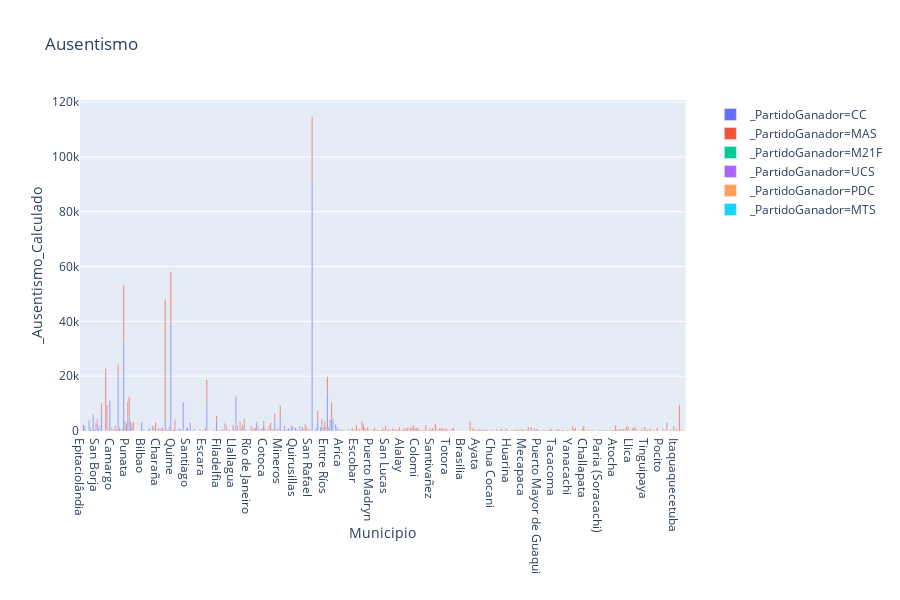

Write notebook code for a chart like this one.
### Markdown cell above
## Ausentismo por municipio y partido ganador

### Code cell
configure_plotly_browser_state()
fig = px.bar(df_ausentismo_calculado, x="Municipio", y="_Ausentismo_Calculado", title="Ausentismo", color='_PartidoGanador')
fig.show()

### Figure 1 — Plotly figure (JSON) as saved in the notebook; plotly's stock layout.template omitted (floating-point values rounded to 4 significant figures; data arrays with more than 128 entries replaced by an {"elided": "..."} marker saying what was removed)
{"data": [{"textposition": "auto", "hovertemplate": "_PartidoGanador=CC<br>Municipio=%{x}<br>_Ausentismo_Calculado=%{y}", "showlegend": true, "legendgroup": "_PartidoGanador=CC", "name": "_PartidoGanador=CC", "yaxis": "y", "y": {"elided": "191 int values"}, "hoverlabel": {"namelength": 0}, "offsetgroup": "_PartidoGanador=CC", "xaxis": "x", "marker": {"color": "#636efa"}, "x": {"elided": "191 str values"}, "alignmentgroup": "True", "type": "bar", "orientation": "v"}, {"textposition": "auto", "hovertemplate": "_PartidoGanador=MAS<br>Municipio=%{x}<br>_Ausentismo_Calculado=%{y}", "showlegend": true, "legendgroup": "_PartidoGanador=MAS", "name": "_PartidoGanador=MAS", "yaxis": "y", "y": {"elided": "400 int values"}, "hoverlabel": {"namelength": 0}, "offsetgroup": "_PartidoGanador=MAS", "xaxis": "x", "marker": {"color": "#EF553B"}, "x": {"elided": "400 str values"}, "alignmentgroup": "True", "type": "bar", "orientation": "v"}, {"textposition": "auto", "hovertemplate": "_PartidoGanador=M21F<br>Municipio=%{x}<br>_Ausentismo_Calculado=%{y}", "showlegend": true, "legendgroup": "_PartidoGanador=M21F", "name": "_PartidoGanador=M21F", "yaxis": "y", "y": [40, 61, 187, 58, 596, 94, 38, 32, 246, 278, 56, 5, 164, 18, 17, 25, 16, 29, 9, 5, 15, 15, 5, 3, 22, 13, 67, 14, 7, 65, 3, 93, 7, 88, 112], "hoverlabel": {"namelength": 0}, "offsetgroup": "_PartidoGanador=M21F", "xaxis": "x", "marker": {"color": "#00cc96"}, "x": ["Baures", "Guayaramerín", "Huacaraje", "Loreto", "Magdalena", "Puerto Menor de Rurrenabaque", "Puerto Siles", "San Javier", "San Joaquín", "San Ramón", "Santa Ana", "Santa Rosa", "Trinidad", "Entre Ríos", "Villa Tunari", "El Alto", "Potosí", "San Pedro", "Tomave", "Toro Toro", "Cabezas", "Concepción", "El Torno", "Moromoro", "Okinawa Uno", "Porongo", "Postrervalle", "Pucará", "San Antonio de Lomerio", "San Ignacio", "San Miguel", "Santa Cruz de La Sierra", "Trigal", "Urubicha", "Vallegrande"], "alignmentgroup": "True", "type": "bar", "orientation": "v"}, {"textposition": "auto", "hovertemplate": "_PartidoGanador=UCS<br>Municipio=%{x}<br>_Ausentismo_Calculado=%{y}", "showlegend": true, "legendgroup": "_PartidoGanador=UCS", "name": "_PartidoGanador=UCS", "yaxis": "y", "y": [82, 36, 72, 8, 18, 18, 23, 23], "hoverlabel": {"namelength": 0}, "offsetgroup": "_PartidoGanador=UCS", "xaxis": "x", "marker": {"color": "#ab63fa"}, "x": ["Esteban Echeverría", "Puerto Madryn", "Cochabamba", "El Alto", "Nuestra Señora de La Paz", "El Torno", "San Ignacio", "San Lorenzo"], "alignmentgroup": "True", "type": "bar", "orientation": "v"}, {"textposition": "auto", "hovertemplate": "_PartidoGanador=PDC<br>Municipio=%{x}<br>_Ausentismo_Calculado=%{y}", "showlegend": true, "legendgroup": "_PartidoGanador=PDC", "name": "_PartidoGanador=PDC", "yaxis": "y", "y": [52, 18, 2, 15, 26, 2, 3, 15, 53, 88, 119, 14, 12, 13, 13, 217], "hoverlabel": {"namelength": 0}, "offsetgroup": "_PartidoGanador=PDC", "xaxis": "x", "marker": {"color": "#FFA15A"}, "x": ["Cochabamba", "Pelechuco", "Santiago de Machaca", "Sorata", "Tacacoma", "Yanacachi", "Sabaya", "Turco", "Colcha K", "Potosí", "Tupiza", "Uncía", "Concepción", "Cuatro Cañadas", "El Puente", "Sao Paulo"], "alignmentgroup": "True", "type": "bar", "orientation": "v"}, {"textposition": "auto", "hovertemplate": "_PartidoGanador=MTS<br>Municipio=%{x}<br>_Ausentismo_Calculado=%{y}", "showlegend": true, "legendgroup": "_PartidoGanador=MTS", "name": "_PartidoGanador=MTS", "yaxis": "y", "y": [12, 6], "hoverlabel": {"namelength": 0}, "offsetgroup": "_PartidoGanador=MTS", "xaxis": "x", "marker": {"color": "#19d3f3"}, "x": ["Shinahota", "Achacachi"], "alignmentgroup": "True", "type": "bar", "orientation": "v"}], "layout": {"title": {"text": "Ausentismo"}, "yaxis": {"domain": [0, 1], "anchor": "x", "title": {"text": "_Ausentismo_Calculado"}}, "height": 600, "barmode": "relative", "xaxis": {"domain": [0, 0.98], "anchor": "y", "title": {"text": "Municipio"}}, "legend": {"tracegroupgap": 0}}}
